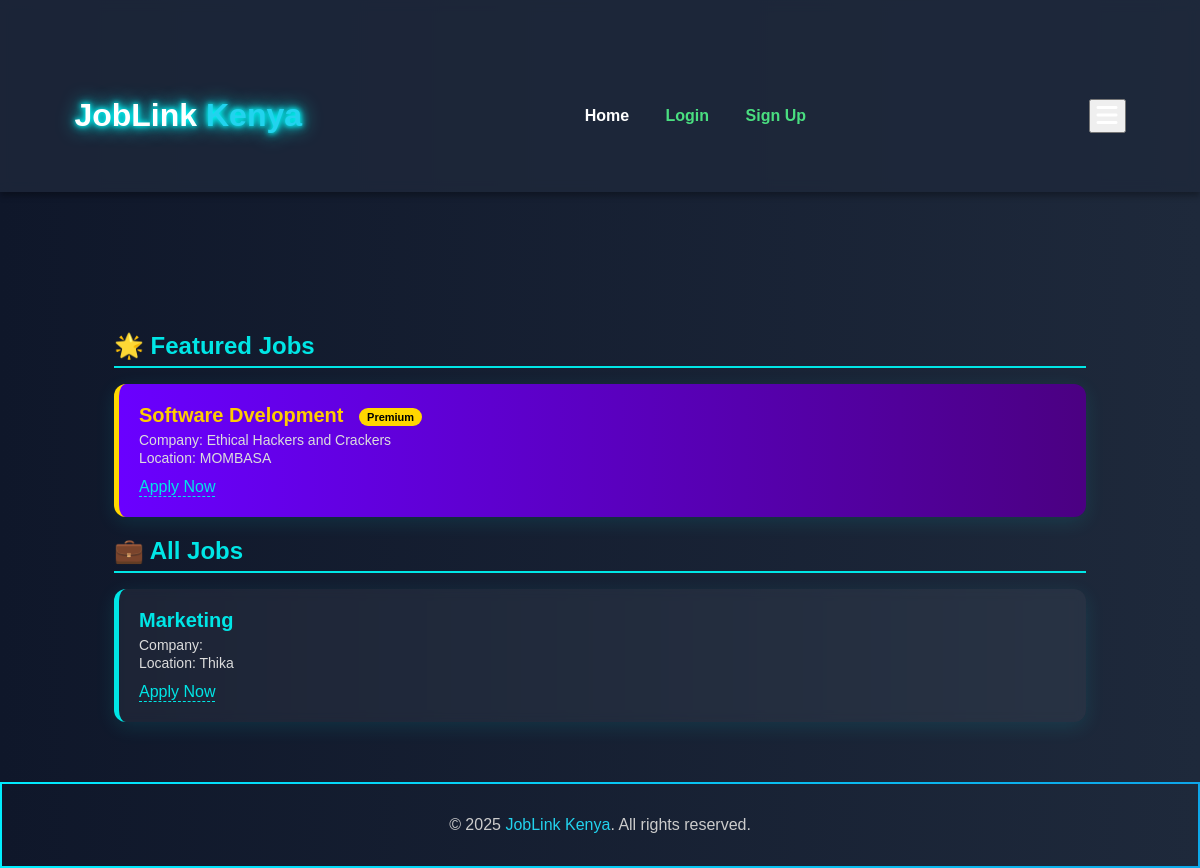
The app's page /jobs/, older data.
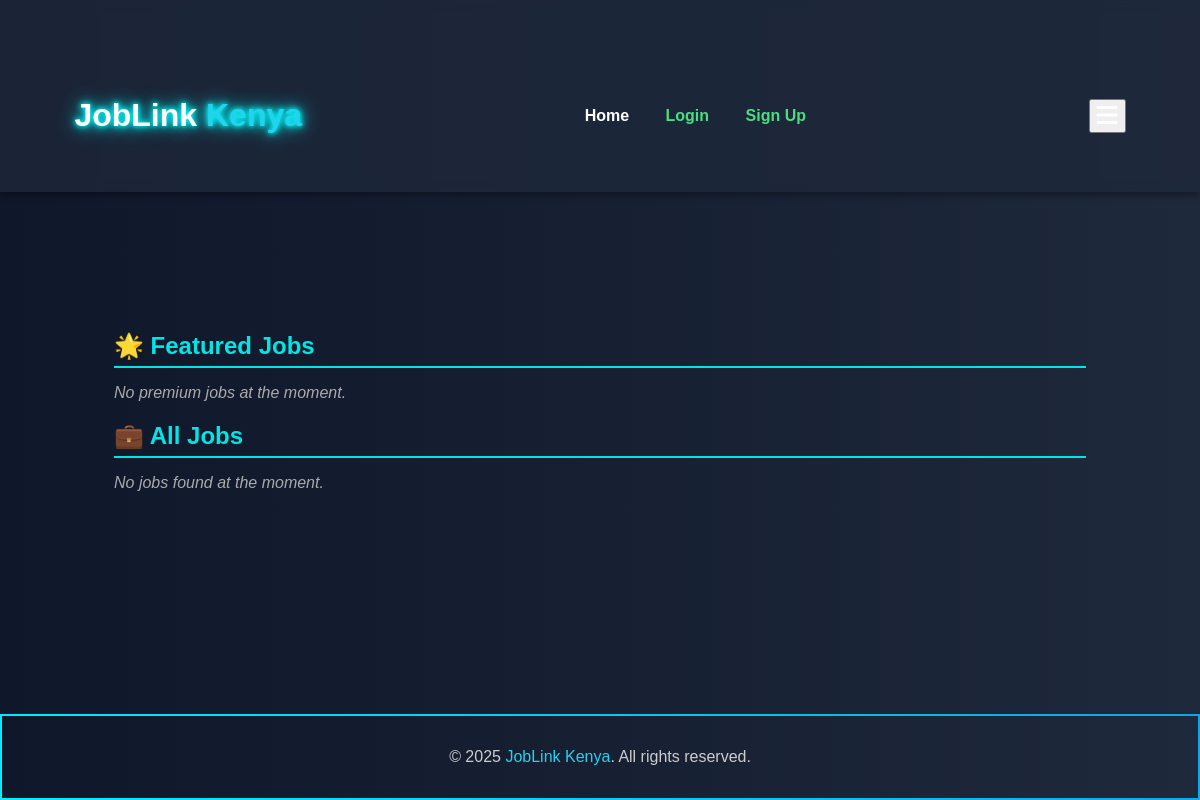
The same page, newer data.
### core/models.py (models this page shows, shortened)
class Job(models.Model):
    title = models.CharField(max_length=200)
    description = models.TextField()
    category = models.ForeignKey(JobCategory, on_delete=models.SET_NULL, blank=True, null=True)
    location = models.CharField(max_length=100)
    employer = models.ForeignKey(settings.AUTH_USER_MODEL, on_delete=models.CASCADE)
    posted_on = models.DateTimeField(auto_now_add=True)
    is_premium = models.BooleanField(default=False)
    is_active = models.BooleanField(default=True)
    premium_expiry = models.DateTimeField(null=True, blank=True)
    company = models.CharField(max_length=200, blank=True)

### core/views.py (the view)
# urls.py: path('jobs/', views.job_list, name='job_list'),
def job_list(request):
    premium_jobs = Job.objects.filter(is_premium=True).order_by('-posted_on')
    regular_jobs = Job.objects.filter(is_premium=False).order_by('-posted_on')
    return render(request, 'job_list.html', {
        'premium_jobs': premium_jobs,
        'jobs': regular_jobs,
    })

### core/templates/job_list.html (shortened to what this page needs)
{% extends 'base.html' %}
{% block content %}
<div class="container">
  <h2>🌟 Featured Jobs</h2>
  {% for job in premium_jobs %}
    <div class="premium-job">
      <div class="job-title">{{ job.title }} <span class="premium-badge">Premium</span></div>
      <p class="job-meta">Company: {{ job.company }}</p>
      <p class="job-meta">Location: {{ job.location }}</p>
      <a href="{% url 'apply_job' job.id %}" class="apply-link">Apply Now</a>
    </div>
  {% empty %}
    <p class="no-jobs">No premium jobs at the moment.</p>
  {% endfor %}
  <h2>💼 All Jobs</h2>
  {% for job in jobs %}
    <div class="normal-job">
      <div class="job-title">{{ job.title }}</div>
      <p class="job-meta">Company: {{ job.company_name }}</p>
      <p class="job-meta">Location: {{ job.location }}</p>
      <a href="{% url 'apply_job' job.id %}" class="apply-link">Apply Now</a>
    </div>
  {% empty %}
    <p class="no-jobs">No jobs found at the moment.</p>
  {% endfor %}
</div>
{% endblock %}

### core/templates/base.html (shortened to what this page needs)
<!DOCTYPE html><html lang="en">
<head>
<link href="https://unpkg.com/aos@2.3.1/dist/aos.css" rel="stylesheet">
</head>
<body>
    <header class="nav-bg">
        <div class="container" style="display: flex; justify-content: space-between; align-items: center;">
            <h1 class="glow" style="font-size: 2rem; font-weight: bold;">
                <a href="{% url 'home' %}">JobLink <span style="color: #22d3ee;">Kenya</span></a>
            </h1>
        <nav class="desktop-nav">
            <a href="{% url 'home' %}" class="hover-glow">Home</a>
            {% if user.is_authenticated %}
                <a href="{% url 'dashboard' %}" class="hover-glow">Dashboard</a>
                {% if request.user.profile.is_employer %}
                    <a href="{% url 'employer_profile' %}" class="hover-glow">Profile</a>
                {% else %}
                    <a href="{% url 'profile' %}" class="hover-glow">Profile</a>
                {% endif %}
                <a href="{% url 'change_username_password' %}" class="hover-glow">Change Password</a>
                <a href="{% url 'logout' %}" class="hover-glow" style="color: #f87171;">Logout</a>
            {% else %}
                <a href="{% url 'login' %}" class="hover-glow" style="color: #4ade80;">Login</a>
                <a href="{% url 'signup' %}" class="hover-glow" style="color: #4ade80;">Sign Up</a>
            {% endif %}
        </nav>
        <div class="mobile-toggle">
            <button id="menuToggle" style="font-size: 1.5rem; color: white;"><i class="fas fa-bars"></i></button>
        </div>
    </div>
</header>
<main class="main container" data-aos="fade-up">
    {% block content %}
    {% endblock %}
</main>
<footer class="footer glow-border">
    <p>&copy; 2025 <span style="color: #22d3ee;">JobLink Kenya</span>. All rights reserved.</p>
</footer>
</body>
</html>

### core/templates/base.html (style rules this page uses)
body { margin: 0; padding: 0; font-family: 'Segoe UI', Tahoma, Geneva, Verdana, sans-serif; background: linear-gradient(to right, #0f172a, #1e293b); color: #e0f7fa; display: flex; flex-direction: column; min-height: 100vh; }
a { text-decoration: none; color: inherit; }
.container { width: 90%; max-width: 1200px; margin: 0 auto; }
.glow { text-shadow: 0 0 5px #00ffff, 0 0 10px #00ffff, 0 0 20px #0ff; }
.glow-border { border: 2px solid transparent; border-image: linear-gradient(45deg, #00f0ff, #0ea5e9); border-image-slice: 1; }
.nav-bg { background-color: rgba(30, 41, 59, 0.8); backdrop-filter: blur(6px); }
header { position: sticky; top: 0; z-index: 50; padding: 1rem; box-shadow: 0 4px 6px rgba(0,0,0,0.3); }
nav a { margin: 0 1rem; font-weight: bold; }
.main { flex-grow: 1; padding: 2rem 0; }
.footer { background: linear-gradient(to right, #0f172a, #1e293b); padding: 1rem 0; text-align: center; color: #ccc; }

### core/templates/job_list.html (style rules this page uses)
body { background-color: #0e0e2c; font-family: Arial, sans-serif; }
.container { margin-top: 40px; padding: 20px; color: #fff; }
h2 { font-size: 24px; margin-bottom: 16px; color: #00e6e6; border-bottom: 2px solid #00e6e6; padding-bottom: 6px; }
.no-jobs { color: #aaa; font-style: italic; }

Row changes from the older to the newer data that the page shows:
removed Job: title "Software Dvelopment", company "Ethical Hackers and Crackers", location "MOMBASA", shown under "🌟 Featured Jobs"
removed Job: title "Marketing", location "Thika", shown under "💼 All Jobs"
Text that changed along with them:
text now shown: "No premium jobs at the moment. No jobs found at the moment."
